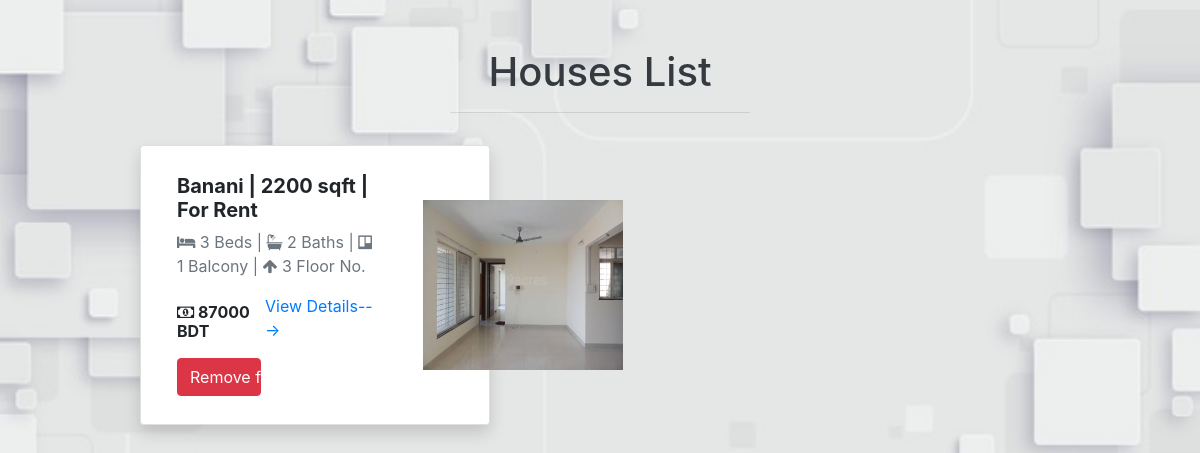
/demo_compare.php (signed in), run on the app's committed database.
### tables this page shows
CREATE TABLE `houses` (
  `id` int(6) NOT NULL,
  `user_id` int(6) NOT NULL,
  `owner_name` varchar(255) NOT NULL,
  `owner_email` varchar(255) NOT NULL,
  `owner_contact` varchar(255) NOT NULL,
  `purpose` varchar(255) NOT NULL,
  `type` varchar(255) NOT NULL,
  `location` varchar(255) NOT NULL,
  `address` varchar(255) NOT NULL,
  `area_size` varchar(255) NOT NULL,
  `price` varchar(255) NOT NULL,
  `floor_no` varchar(255) NOT NULL,
  `beds` int(5) NOT NULL,
  `baths` int(5) NOT NULL,
  `balcony` int(5) NOT NULL,
  `description` text NOT NULL,
  `tier` varchar(255) NOT NULL
);

CREATE TABLE `house_image` (
  `house_id` int(6) NOT NULL,
  `image` varchar(255) NOT NULL
);

### demo_compare.php (the view, shortened to what this page needs)
<?php
include 'connection.php';
$userid = $_SESSION['userid'];
$sql = "SELECT * FROM compare_list WHERE user_id='$userid'";
$result = mysqli_query($conn, $sql);
?>
<!DOCTYPE html>
<html lang="en" dir="ltr">
  <head>
    <link rel="stylesheet" href="https://maxcdn.bootstrapcdn.com/bootstrap/4.5.2/css/bootstrap.min.css">
    <link href="//maxcdn.bootstrapcdn.com/bootstrap/4.0.0/css/bootstrap.min.css" rel="stylesheet" id="bootstrap-css">
    <link rel="stylesheet" href="https://cdnjs.cloudflare.com/ajax/libs/font-awesome/4.7.0/css/font-awesome.min.css">
   </head>
<body>
   <h1 class="text-center text-dark text-capitalize pt-5">Houses List</h1>
                <hr class="w-25 pt-3">
   <div class="container">
    <div class="row mb-5">
        <div class="col-lg-4 col-lg-4 mx-auto">
            <ul class="list-group shadow">
            <?php
               while($row = mysqli_fetch_assoc($result)){
                $house_id = $row['house_id'];
                $house_sql = "SELECT * FROM houses WHERE id='$house_id'";
                $house_result = mysqli_query($conn, $house_sql);
                while ($house = mysqli_fetch_assoc($house_result)) {
            ?>
                <li class="list-group-item">
                    <div class="media align-items-lg-center flex-column flex-lg-row p-3">
                        <div class="media-body order-2 order-lg-1">
                            <h5><strong><?php echo $house['location']; ?> | <?php echo $house['area_size']; ?> sqft | <?php echo $house['purpose']; ?></strong></h5>
                            <p class="text-muted"><i class="fa fa-bed">  </i> <?php echo $house['beds']; ?> Beds | <i class="fa fa-bath"></i> <?php echo $house['baths']; ?> Baths | <i class="fa fa-trello">  </i> <?php echo $house['balcony']; ?> Balcony | <i class="fa fa-arrow-up"></i> <?php echo $house['floor_no']; ?> Floor No.</p>
                            <div class="d-flex align-items-center justify-content-between mt-1">
                                <h6><strong><i class="fa fa-money" aria-hidden="true"></i> <?php echo $house['price']; ?> BDT</strong></h6>
                                <p><a href="favourite_list.php">View Details---></a></p>
                            </div>
                            <form method="POST">
                                <div class="row">
                                    <div class="col-md-6">
                                        <button type="submit" name="compare" class="btn btn-danger btn-block"> Remove from compare  </button>
                                    </div>
                                </div>
                             </form>
                        </div>
                        <?php
                            $dbid = $house['id'];
                            $sql = "SELECT image
                            FROM house_image
                            WHERE house_id='$dbid'";
                            $result1 = mysqli_query($conn,$sql);
                            $rows_img = mysqli_fetch_array($result1);
                        ?>
                            <img src="assets/uploads/<?php echo $rows_img['image']; ?>" alt="Generic placeholder image" width="200" class="ml-lg-5 order-1 order-lg-2">
                    </div>
                </li>
            <?php } }?>
            </ul>
        </div>
        <div class="col-lg-4 col-md-4 mx-auto">
        </div>
    </div>
</div>
</body>
</html>

### demo_compare.php (style rules this page uses)
body { background-image: url('assets/image/ambulancesigncover.jpg'); background-repeat: no-repeat; background-attachment: fixed; background-size: cover; }
img { height: 170px; width: 200px }

### data on the page
houses: location "Banani", area_size "2200", purpose "For Rent", beds "3", baths "2", balcony "1", floor_no "3", price "87000", house_image.image (picture)
